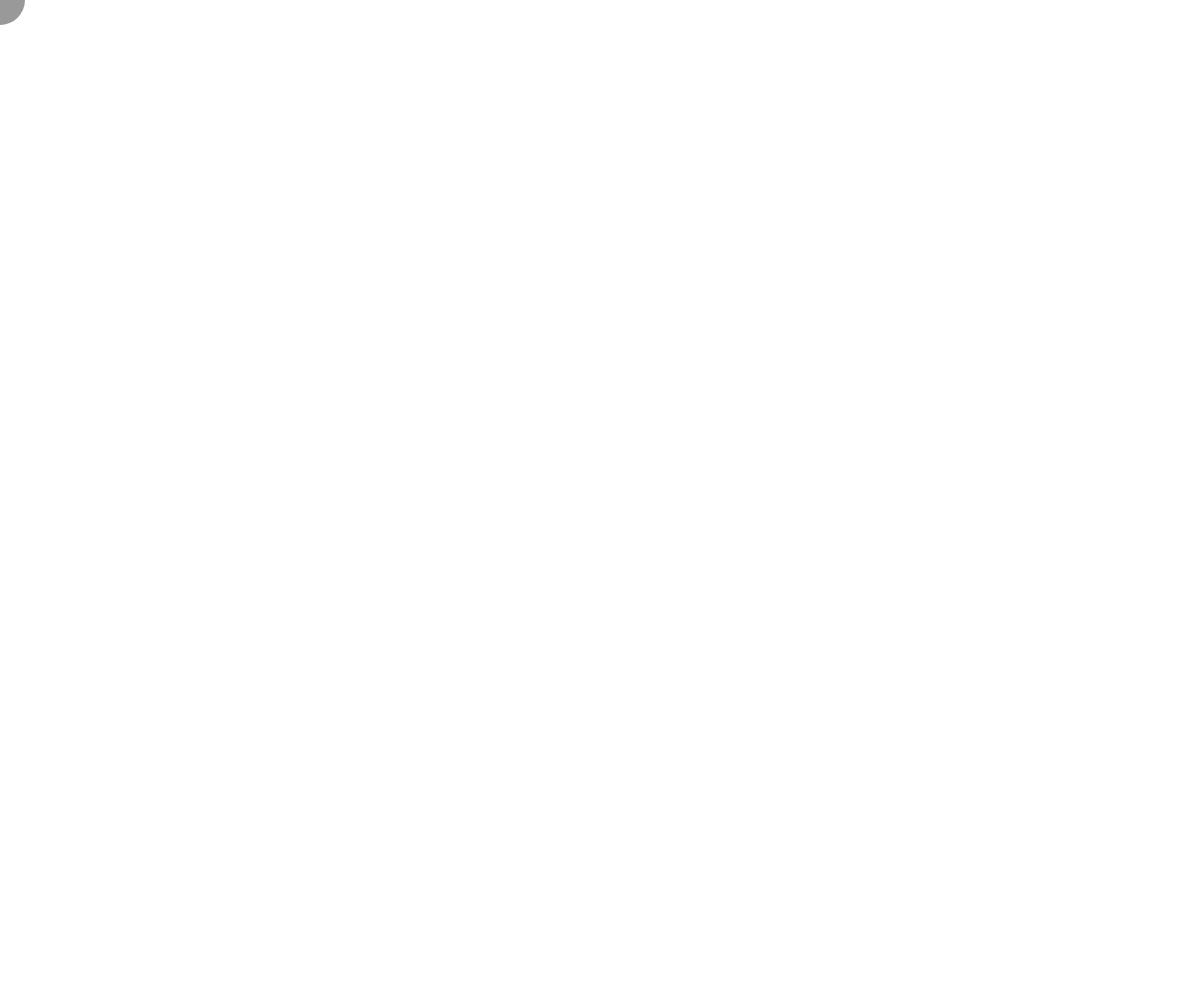
Frame 1 (no input)
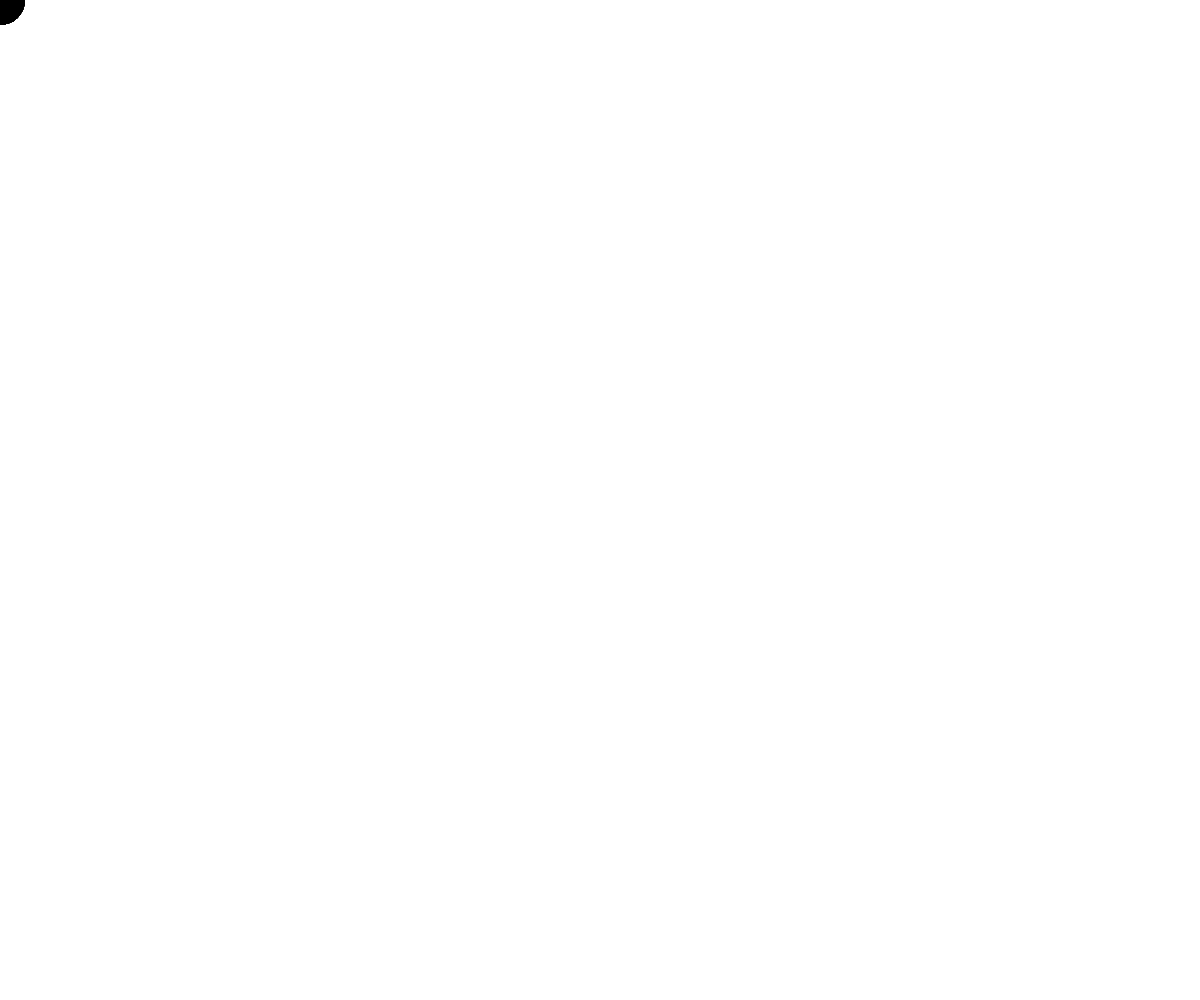
Frame 60 (no input)
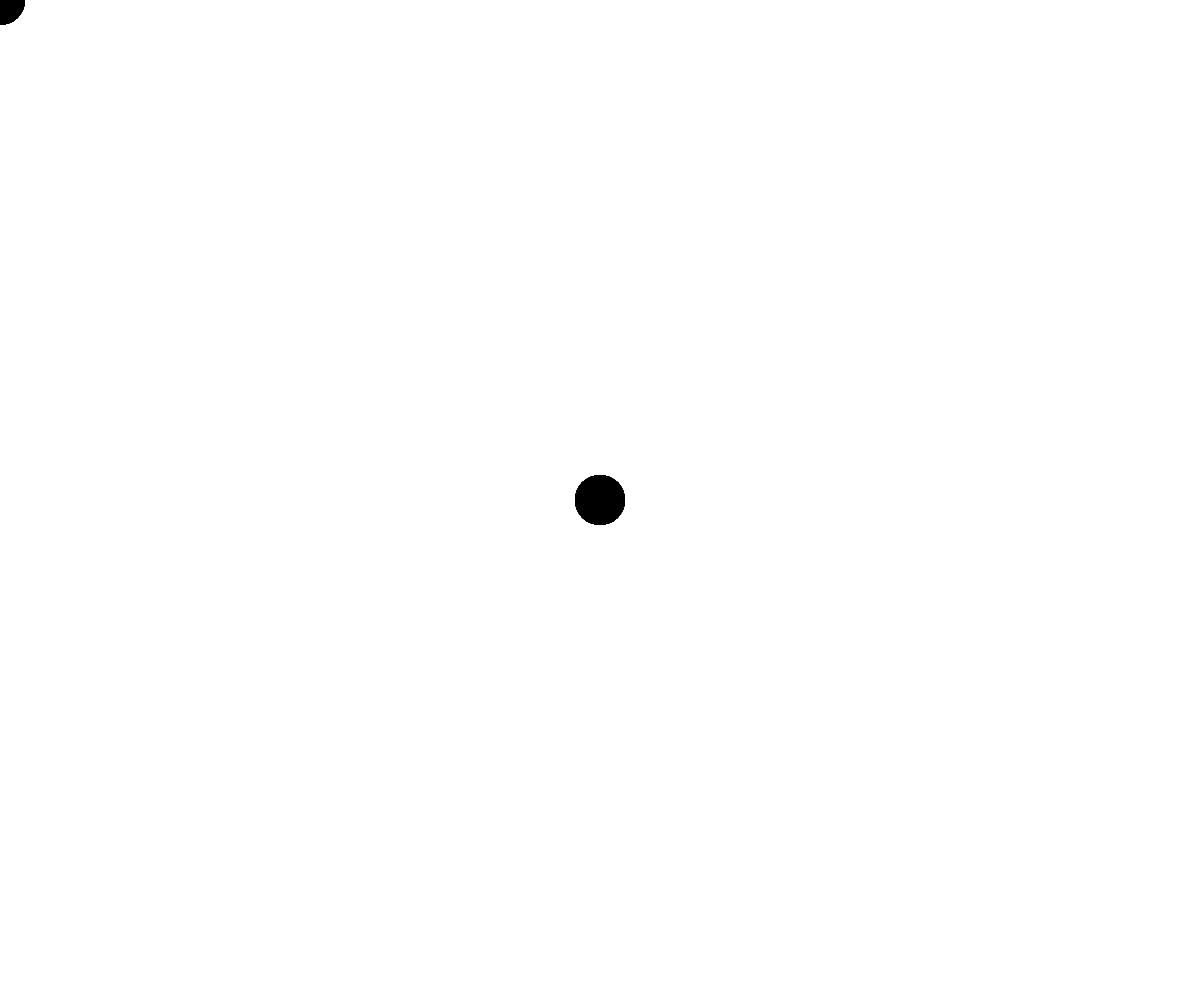
Frame 120 (the mouse pressed at the canvas centre since frame 60)

The p5.js sketch that drew these frames (run headless with seeded random() and noise() and a simulated clock; from frame 60 on, the mouse is pressed at the canvas centre):

// p5.js sketch
// ── sketch.js
function setup (){
  createCanvas(windowWidth, windowHeight)
  fill(0, 102);
  noStroke();
}

function draw(){
  ellipse(mouseX, mouseY, 50, 50);
}
